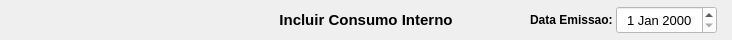
     <widget class="QWidget" name="widget_cabecalho" native="true">
      <property name="sizePolicy">
       <sizepolicy hsizetype="Preferred" vsizetype="Fixed">
        <horstretch>0</horstretch>
        <verstretch>0</verstretch>
       </sizepolicy>
      </property>
      <property name="minimumSize">
       <size>
        <width>0</width>
        <height>40</height>
       </size>
      </property>
      <property name="maximumSize">
       <size>
        <width>16777215</width>
        <height>40</height>
       </size>
      </property>
      <property name="styleSheet">
       <string notr="true"/>
      </property>
      <layout class="QHBoxLayout" name="horizontalLayout">
       <property name="spacing">
        <number>0</number>
       </property>
       <property name="leftMargin">
        <number>15</number>
       </property>
       <property name="topMargin">
        <number>6</number>
       </property>
       <property name="rightMargin">
        <number>15</number>
       </property>
       <property name="bottomMargin">
        <number>6</number>
       </property>
       <item>
        <widget class="QLabel" name="label_3">
         <property name="sizePolicy">
          <sizepolicy hsizetype="Minimum" vsizetype="Preferred">
           <horstretch>0</horstretch>
           <verstretch>0</verstretch>
          </sizepolicy>
         </property>
         <property name="minimumSize">
          <size>
           <width>201</width>
           <height>0</height>
          </size>
         </property>
         <property name="maximumSize">
          <size>
           <width>201</width>
           <height>16777215</height>
          </size>
         </property>
         <property name="font">
          <font>
           <pointsize>9</pointsize>
           <weight>75</weight>
           <bold>true</bold>
          </font>
         </property>
         <property name="text">
          <string/>
         </property>
         <property name="alignment">
          <set>Qt::AlignLeading|Qt::AlignLeft|Qt::AlignVCenter</set>
         </property>
        </widget>
       </item>
       <item>
        <widget class="QLabel" name="label_13">
         <property name="sizePolicy">
          <sizepolicy hsizetype="Minimum" vsizetype="Preferred">
           <horstretch>0</horstretch>
           <verstretch>0</verstretch>
          </sizepolicy>
         </property>
         <property name="minimumSize">
          <size>
           <width>300</width>
           <height>0</height>
          </size>
         </property>
         <property name="font">
          <font>
           <pointsize>11</pointsize>
           <weight>75</weight>
           <bold>true</bold>
          </font>
         </property>
         <property name="text">
          <string>Incluir Consumo Interno</string>
         </property>
         <property name="alignment">
          <set>Qt::AlignCenter</set>
         </property>
        </widget>
       </item>
       <item>
        <widget class="QLabel" name="label_11">
         <property name="sizePolicy">
          <sizepolicy hsizetype="Minimum" vsizetype="Preferred">
           <horstretch>0</horstretch>
           <verstretch>0</verstretch>
          </sizepolicy>
         </property>
         <property name="minimumSize">
          <size>
           <width>100</width>
           <height>0</height>
          </size>
         </property>
         <property name="maximumSize">
          <size>
           <width>100</width>
           <height>16777215</height>
          </size>
         </property>
         <property name="font">
          <font>
           <pointsize>9</pointsize>
           <weight>75</weight>
           <bold>true</bold>
          </font>
         </property>
         <property name="text">
          <string>Data Emissao: </string>
         </property>
         <property name="alignment">
          <set>Qt::AlignRight|Qt::AlignTrailing|Qt::AlignVCenter</set>
         </property>
        </widget>
       </item>
       <item>
        <widget class="QDateEdit" name="date_Emissao">
         <property name="sizePolicy">
          <sizepolicy hsizetype="Minimum" vsizetype="Preferred">
           <horstretch>0</horstretch>
           <verstretch>0</verstretch>
          </sizepolicy>
         </property>
         <property name="minimumSize">
          <size>
           <width>101</width>
           <height>0</height>
          </size>
         </property>
         <property name="maximumSize">
          <size>
           <width>101</width>
           <height>16777215</height>
          </size>
         </property>
         <property name="font">
          <font>
           <pointsize>10</pointsize>
          </font>
         </property>
         <property name="styleSheet">
          <string notr="true">background-color: rgb(255, 255, 255);</string>
         </property>
         <property name="alignment">
          <set>Qt::AlignCenter</set>
         </property>
        </widget>
       </item>
      </layout>
     </widget>
